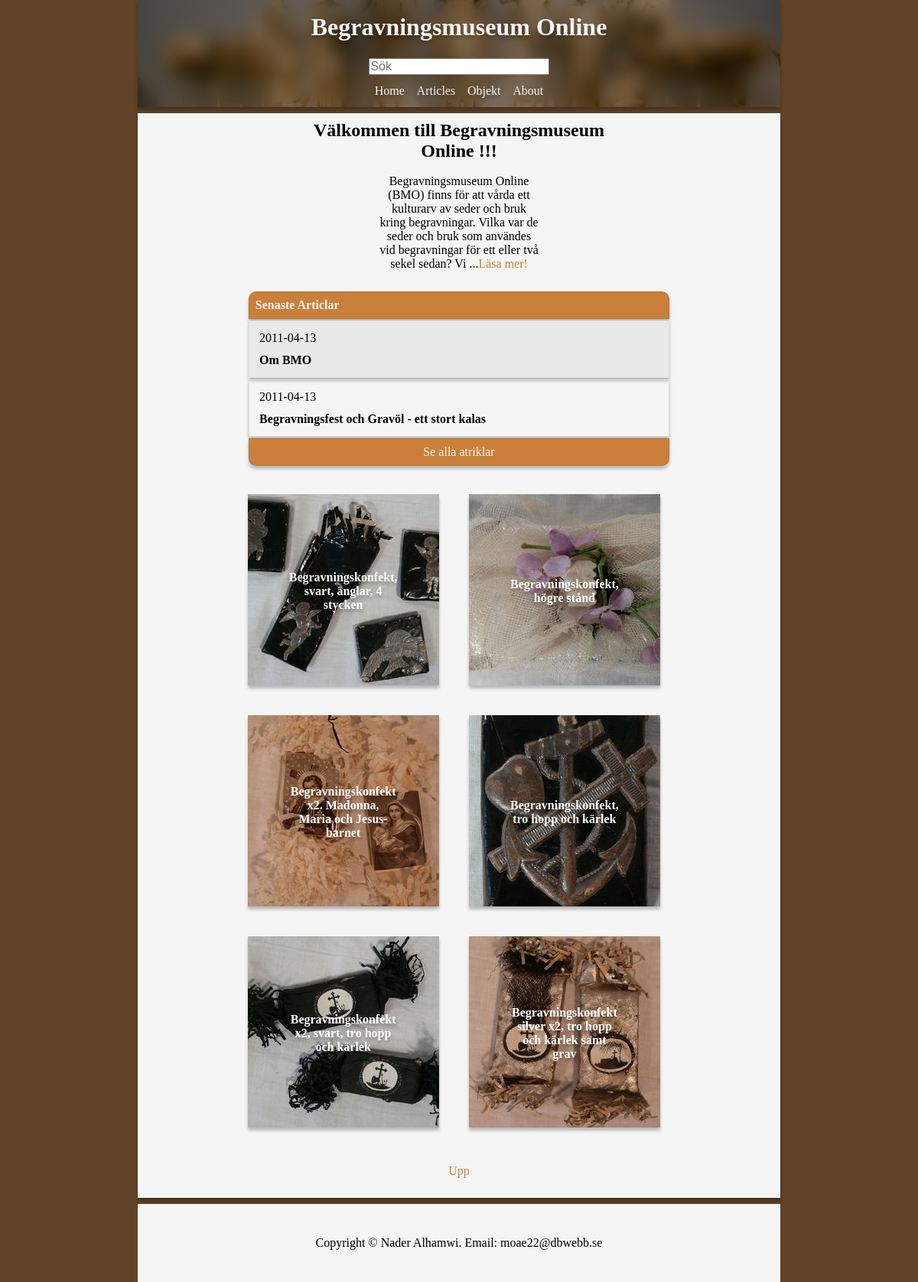
Page /public/home.php on the committed database.
### tables this page shows
CREATE TABLE "article" ("id" INTEGER PRIMARY KEY  AUTOINCREMENT  NOT NULL  UNIQUE , "category" TEXT, "title" TEXT, "content" TEXT, "author" TEXT, "pubdate" DATETIME NOT NULL  DEFAULT CURRENT_DATE);

CREATE TABLE "object"
		(
			id INTEGER PRIMARY KEY  NOT NULL  UNIQUE, 
			title TEXT, 
			category TEXT, 
			text TEXT,
			image TEXT,
			owner TEXT
		);

### config/config.php (called while the page is built, shortened)
<?php
include("../view/header.php");

### src/functions.php (the view, shortened to what this page needs)
<?php
function connectToDatabase(string $dsn): object
{
    try {
        $db = new PDO($dsn);
        $db->setAttribute(PDO::ATTR_ERRMODE, PDO::ERRMODE_EXCEPTION);
        $db->setAttribute(PDO::ATTR_DEFAULT_FETCH_MODE, PDO::FETCH_ASSOC);
    } catch (PDOException $e) {
        echo "Failed to connect to the database using DSN:<br>'$dsn'<br>";
        throw $e;
    }
    return $db;
}
function get_all_article(string $select = "All")
{
    $fileName = "../db/bmo.sqlite";
    if ($_SERVER["SERVER_NAME"] !== "www.student.bth.se") {
        $fileName = "C:\db\bmo.sqlite";
    }
    $dsn = "sqlite:$fileName";
    $db = connectToDatabase($dsn);
    $sql = <<<EOD
    SELECT *
    FROM article;
    EOD;
    $stmt = $db->prepare($sql);
    $stmt->execute();
    $res = $stmt->fetchAll();
    if ($select == "last_on_date") {
        $sql = <<<EOD
        SELECT *
        FROM article
        WHERE pubdate = (SELECT MAX(pubdate) FROM article) LIMIT 3;
        EOD;
        $stmt = $db->prepare($sql);
        $stmt->execute();
        $res = $stmt->fetchAll();
        ?>
            <table>
                <tr><td><h2>Senaste Articlar</h2></td></tr>
                <?php
                foreach ($res as $row) :
                    ?>
                    <tr>
                        <td>
                            <a href="selected_articel.php?id=<?=$row['id']?>&title=<?=$row['title']?>">
                                <p><?=$row['pubdate']?></p>
                                <h3><?=$row['title']?></h3>
                            </a>
                        </td>
                    </tr>
                <?php endforeach?>
                <tr><td><a href="artiklar.php">Se alla atriklar</a></td></tr>
            </table>
        <?php
    } else if ($select == "4_part_of_text") {
        $sql = <<<EOD
        SELECT *
        FROM article
        WHERE id = 4;
        EOD;
        $stmt = $db->prepare($sql);
        $stmt->execute();
        $res = $stmt->fetch();
        $clearContent = substr(str_replace(array('<p>','</p>','<h2>','</h2>'), '', $res['content']), 0, 200);
        ?>
            <p><?=$clearContent?>...<a href="selected_articel.php?id=<?=$res['id']?>&title=<?=$res['title']?>">Läsa mer!</a></p>
        <?php
    }
}
function get_all_object(string $showPartRow = "false")
{
    $fileName = "../db/bmo.sqlite";
    if ($_SERVER["SERVER_NAME"] !== "www.student.bth.se") {
        $fileName = "C:\db\bmo.sqlite";
    }
    $dsn = "sqlite:$fileName";
    $db = connectToDatabase($dsn);
    if ($showPartRow == "true") {
        $sql = <<<EOD
        SELECT *
        FROM Object LIMIT 6;
        EOD;
    } else {
        $sql = <<<EOD
        SELECT *
        FROM Object;
        EOD;
    }
    $stmt = $db->prepare($sql);
    $stmt->execute();
    $res = $stmt->fetchAll();
    ?>
        <div>
            <?php
            foreach ($res as $row) : ?>
                <a href="selected_object.php?id=<?=$row['id']?>&title=<?=$row['title']?>">
                    <div class="object_container">
                        <img src="../public/img/250x250/<?=$row['image']?>" alt="img">
                        <h3 class="centered"><?=$row['title']?></h3>
                    </div>
                </a>
            <?php endforeach;
            ?>
        </div>
    <?php
}
            ?>

### view/header.php (shortened to what this page needs)
<!DOCTYPE html>
<html lang="sv">
<head>
    <link rel="stylesheet" href="../public/css/style.css">
</head>
<body>
    <header>
        <div class="container">
            <div class="box">
                <h1>Begravningsmuseum Online</h1>
                <?php include("../view/nav.php");?>
            </div>
        </div>
    </header>

### view/nav.php
<nav>
    <form action="search.php">
        <input type="search" name="search" placeholder="Sök">
    </form>
    <ul>
        <li><a href="home.php">Home</a></li>
        <li><a href="artiklar.php">Articles</a></li>
        <li><a href="objekt.php">Objekt</a></li>
        <li><a href="about.php">About</a></li>
    </ul>
</nav>

### public/home.php (shortened to what this page needs)
<?php
include("../config/config.php");
include("../src/functions.php");
?>
<main>
    <div class="wolcomeText">
        <h1>Välkommen till Begravningsmuseum Online !!!</h1>
        <?php get_all_article("4_part_of_text"); ?>
    </div>
    <?php get_all_article("last_on_date"); ?>
    <?php get_all_object("true");?>
    <div class="botom">
        <a href="#">Upp</a>
    </div>
</main>
<?php
include("../view/footer.php");

### view/footer.php
    <footer>
        <p>Copyright © Nader Alhamwi. Email: moae22@dbwebb.se</p>
    </footer>
</body>
</html>

### public/css/style.css (style rules this page uses)
* { margin: 0; padding: 0; font-size: medium; }
body { background-color: #5f4227; height: 100vh; overflow-y: scroll; }
header { background-image: url("../img/background/header_background2.jpg"); background-position: center center; background-repeat: no-repeat; background-size: cover; box-shadow: 0px 4px 4px rgba(0, 0, 0, 0.25); }
header .box { background-color: rgba(0, 0, 0, 0.5); text-align: center; -webkit-backdrop-filter: blur(10px); backdrop-filter: blur(10px); width: 100%; }
header .box h1 { padding: 2%; }
header .container { align-items: center; display: flex; justify-content: center; height: 100%; width: 100%; color: whitesmoke; text-shadow: 0px 4px 4px rgba(0, 0, 0, 0.25); margin-bottom: 1%; }
footer { background-color: whitesmoke; text-align: center; }
footer p { margin-top: 1%; padding: 5%; }
main { background-color: whitesmoke; box-shadow: 0px 4px 4px rgba(0, 0, 0, 0.25); }
main a { text-decoration: none; color: #000; transition: 1s; }
main table { width: 100%; margin: auto; padding: 2%; }
main table tr td { box-shadow: 0px 4px 4px rgba(0, 0, 0, 0.25); border: 1px solid #dddddd; text-align: left; padding: 8px; transition: 1s; }
main table tr td a { color: #000; text-decoration: none; }
main table tr td a p { padding: 1%; }
main table tr td a h3 { padding: 1%; }
main table tr:nth-child(even) { background-color: #E9E9E9; }
main table tr:first-of-type td { background-color: #ca803a; border: 1px solid rgba(0, 0, 0, 0.1); border-radius: 10px 10px 0px 0px; }
main table tr:first-of-type td h2 { color: whitesmoke; }
main table tr:last-of-type td { background-color: #ca803a; border: 1px solid rgba(0, 0, 0, 0.1); border-radius: 0px 0px 10px 10px; text-align: center; }
main table tr:last-of-type td a { color: whitesmoke; text-decoration: none; }
main .botom { width: 70%; margin: auto; text-align: center; padding: 5%; }
main .botom a { color: #ca803a; }
main div { width: 70%; margin: auto; }
main div a { margin-top: 2%; display: block; }
main div a .object_container { width: 100%; position: relative; text-align: center; color: white; }
main div a .object_container img { transition: 1s; box-shadow: 0px 4px 4px rgba(0, 0, 0, 0.25); }
main div a .object_container .centered { position: absolute; top: 50%; left: 50%; transform: translate(-50%, -50%); text-shadow: 0px 4px 4px rgba(0, 0, 0, 0.25); }
main .wolcomeText { text-align: center; width: 100%; }
main .wolcomeText h1 { font-size: x-large; padding: 2%; }
main .wolcomeText p { width: 50%; padding: 2%; margin: auto; }
main .wolcomeText p a { padding: 0; margin: 0; color: #ca803a; }
nav { text-align: center; }
nav ul { margin-top: 1%; margin-bottom: 1%; list-style-type: none; }
nav ul li { display: inline-block; padding: 2%; }
nav ul li a { color: whitesmoke; text-decoration: none; transition: 1s; }
nav form { padding-top: 1%; }
nav form input { width: 100%; }
@media only screen and (min-width: 600px) { * { font-size: 16px; } }
@media only screen and (min-width: 600px) { header, footer, main, nav { width: 70%; margin: auto; } }
@media only screen and (min-width: 600px) { header h1 { font-size: xx-large; } }
@media only screen and (min-width: 600px) { main h2 { width: 50%; } }
@media only screen and (min-width: 600px) { main div a { display: inline-block; margin: 3%; } }
@media only screen and (min-width: 600px) { main table { width: 70%; margin: auto; } }
@media only screen and (min-width: 600px) { main .botom { padding: 1%; } }
@media only screen and (min-width: 600px) { main .wolcomeText { width: 50%; } }
@media only screen and (min-width: 600px) { nav ul li { padding: 1%; } }
@media only screen and (min-width: 600px) { nav form input { width: 40%; } }

### rows in the picture
article: content "Begravningsmuseum Online (BMO) finns för att vårda ett kulturarv av seder och bruk kring begravningar. Vilka var de seder och bruk som användes vid begravningar för ett eller två sekel sedan? Vi", pubdate "2011-04-13", title "Om BMO"
article: pubdate "2011-04-13", title "Begravningsfest och Gravöl - ett stort kalas"
object: image (picture), title "Begravningskonfekt, svart, änglar, 4 stycken"
object: image (picture), title "Begravningskonfekt, högre stånd"
object: image (picture), title "Begravningskonfekt x2. Madonna, Maria och Jesus-barnet"
object: image (picture), title "Begravningskonfekt, tro hopp och kärlek"
object: image (picture), title "Begravningskonfekt x2, svart, tro hopp och kärlek"
object: image (picture), title "Begravningskonfekt silver x2, tro hopp och kärlek samt grav"
